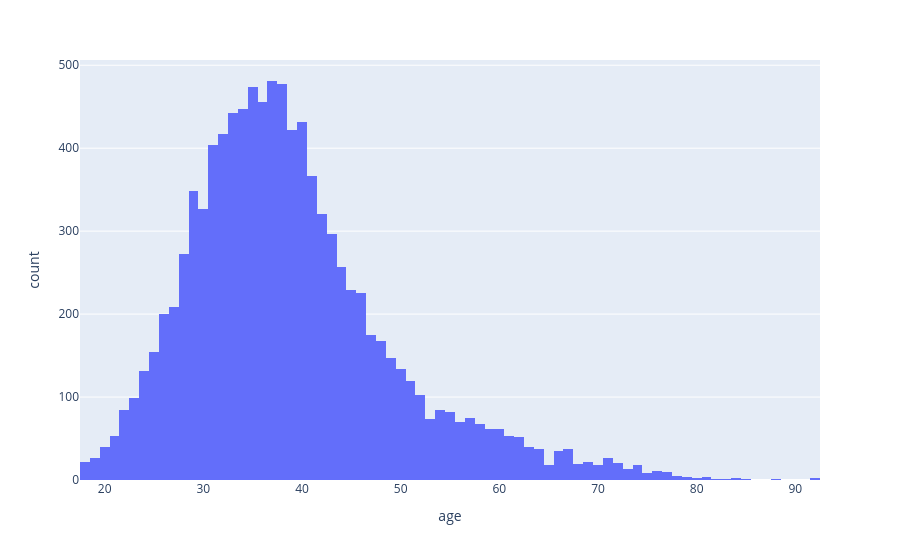

Notebook code for this chart:
### Code cell
# Criando um gráfico para analisar a dispensão de clientes por idade.

grafico_idade = px.histogram(df, x="age")
grafico_idade.show()

# import plotly.express as px

# for coluna in tabela:
#   grafico = px.histogram(tabela, x=coluna, color="Categoria")
#   grafico.show()

### Figure 1 — Plotly figure (JSON) as saved in the notebook; plotly's stock layout.template omitted (floating-point values rounded to 4 significant figures; data arrays with more than 128 entries replaced by an {"elided": "..."} marker saying what was removed)
{"data": [{"bingroup": "x", "hovertemplate": "age=%{x}<br>count=%{y}<extra></extra>", "legendgroup": "", "marker": {"color": "#636efa", "pattern": {"shape": ""}}, "name": "", "orientation": "v", "showlegend": false, "type": "histogram", "x": {"elided": "10000 float values"}, "xaxis": "x", "yaxis": "y"}], "layout": {"barmode": "relative", "legend": {"tracegroupgap": 0}, "margin": {"t": 60}, "xaxis": {"anchor": "y", "domain": [0, 1], "title": {"text": "age"}}, "yaxis": {"anchor": "x", "domain": [0, 1], "title": {"text": "count"}}}}
